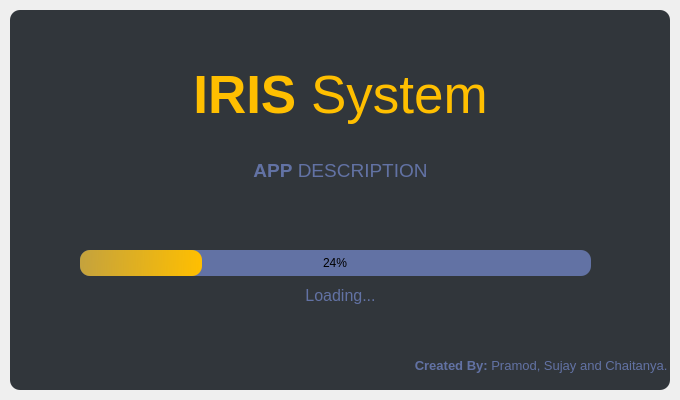
<?xml version="1.0" encoding="UTF-8"?>
<ui version="4.0">
 <class>SplashScreen</class>
 <widget class="QMainWindow" name="SplashScreen">
  <property name="geometry">
   <rect>
    <x>0</x>
    <y>0</y>
    <width>680</width>
    <height>400</height>
   </rect>
  </property>
  <property name="windowTitle">
   <string>MainWindow</string>
  </property>
  <widget class="QWidget" name="centralwidget">
   <layout class="QVBoxLayout" name="verticalLayout">
    <property name="spacing">
     <number>0</number>
    </property>
    <property name="leftMargin">
     <number>10</number>
    </property>
    <property name="topMargin">
     <number>10</number>
    </property>
    <property name="rightMargin">
     <number>10</number>
    </property>
    <property name="bottomMargin">
     <number>10</number>
    </property>
    <item>
     <widget class="QFrame" name="dropShadowFrame">
      <property name="styleSheet">
       <string notr="true">QFrame{
	background-color: rgb(49, 54, 59);
	color: rgb(220, 220, 220);
	border-radius: 10px;
}</string>
      </property>
      <property name="frameShape">
       <enum>QFrame::StyledPanel</enum>
      </property>
      <property name="frameShadow">
       <enum>QFrame::Raised</enum>
      </property>
      <widget class="QLabel" name="Title_Label">
       <property name="geometry">
        <rect>
         <x>0</x>
         <y>20</y>
         <width>661</width>
         <height>131</height>
        </rect>
       </property>
       <property name="font">
        <font>
         <family>Segoe UI</family>
         <pointsize>40</pointsize>
        </font>
       </property>
       <property name="styleSheet">
        <string notr="true">color: rgb(255, 191, 0);</string>
       </property>
       <property name="text">
        <string>&lt;strong&gt;IRIS&lt;/strong&gt; System</string>
       </property>
       <property name="alignment">
        <set>Qt::AlignCenter</set>
       </property>
      </widget>
      <widget class="QLabel" name="Desc_Label">
       <property name="geometry">
        <rect>
         <x>0</x>
         <y>130</y>
         <width>661</width>
         <height>61</height>
        </rect>
       </property>
       <property name="font">
        <font>
         <family>Segoe UI</family>
         <pointsize>14</pointsize>
        </font>
       </property>
       <property name="styleSheet">
        <string notr="true">color: rgb(98, 114, 164);</string>
       </property>
       <property name="text">
        <string>&lt;strong&gt;APP&lt;/strong&gt; DESCRIPTION</string>
       </property>
       <property name="alignment">
        <set>Qt::AlignCenter</set>
       </property>
      </widget>
      <widget class="QProgressBar" name="Progress_Bar">
       <property name="geometry">
        <rect>
         <x>70</x>
         <y>240</y>
         <width>511</width>
         <height>26</height>
        </rect>
       </property>
       <property name="styleSheet">
        <string notr="true">QProgressBar{
	background-color: rgb(98, 114, 164);
	color: rgb(0, 0, 0);
	border-style: none;
	border-radius: 10px;
	text-align: center;
}

QProgressBar::chunk{
	border-radius: 10px;
	background-color: qlineargradient(spread:pad, x1:0, y1:0.511364, x2:1, y2:0.523, stop:0 rgba(255, 191, 0, 160) , stop:1 rgba(255, 191, 0, 255));
}</string>
       </property>
       <property name="value">
        <number>24</number>
       </property>
      </widget>
      <widget class="QLabel" name="Loading_Label">
       <property name="geometry">
        <rect>
         <x>0</x>
         <y>270</y>
         <width>661</width>
         <height>31</height>
        </rect>
       </property>
       <property name="font">
        <font>
         <family>Segoe UI</family>
         <pointsize>12</pointsize>
        </font>
       </property>
       <property name="styleSheet">
        <string notr="true">color: rgb(98, 114, 164);</string>
       </property>
       <property name="text">
        <string>Loading...</string>
       </property>
       <property name="alignment">
        <set>Qt::AlignCenter</set>
       </property>
      </widget>
      <widget class="QLabel" name="Author_Label">
       <property name="geometry">
        <rect>
         <x>0</x>
         <y>340</y>
         <width>661</width>
         <height>31</height>
        </rect>
       </property>
       <property name="font">
        <font>
         <family>Segoe UI</family>
         <pointsize>10</pointsize>
        </font>
       </property>
       <property name="styleSheet">
        <string notr="true">color: rgb(98, 114, 164);</string>
       </property>
       <property name="text">
        <string>&lt;strong&gt;Created By:&lt;/strong&gt; Pramod, Sujay and Chaitanya.   </string>
       </property>
       <property name="alignment">
        <set>Qt::AlignRight|Qt::AlignTrailing|Qt::AlignVCenter</set>
       </property>
      </widget>
     </widget>
    </item>
   </layout>
  </widget>
 </widget>
 <resources/>
 <connections/>
</ui>
